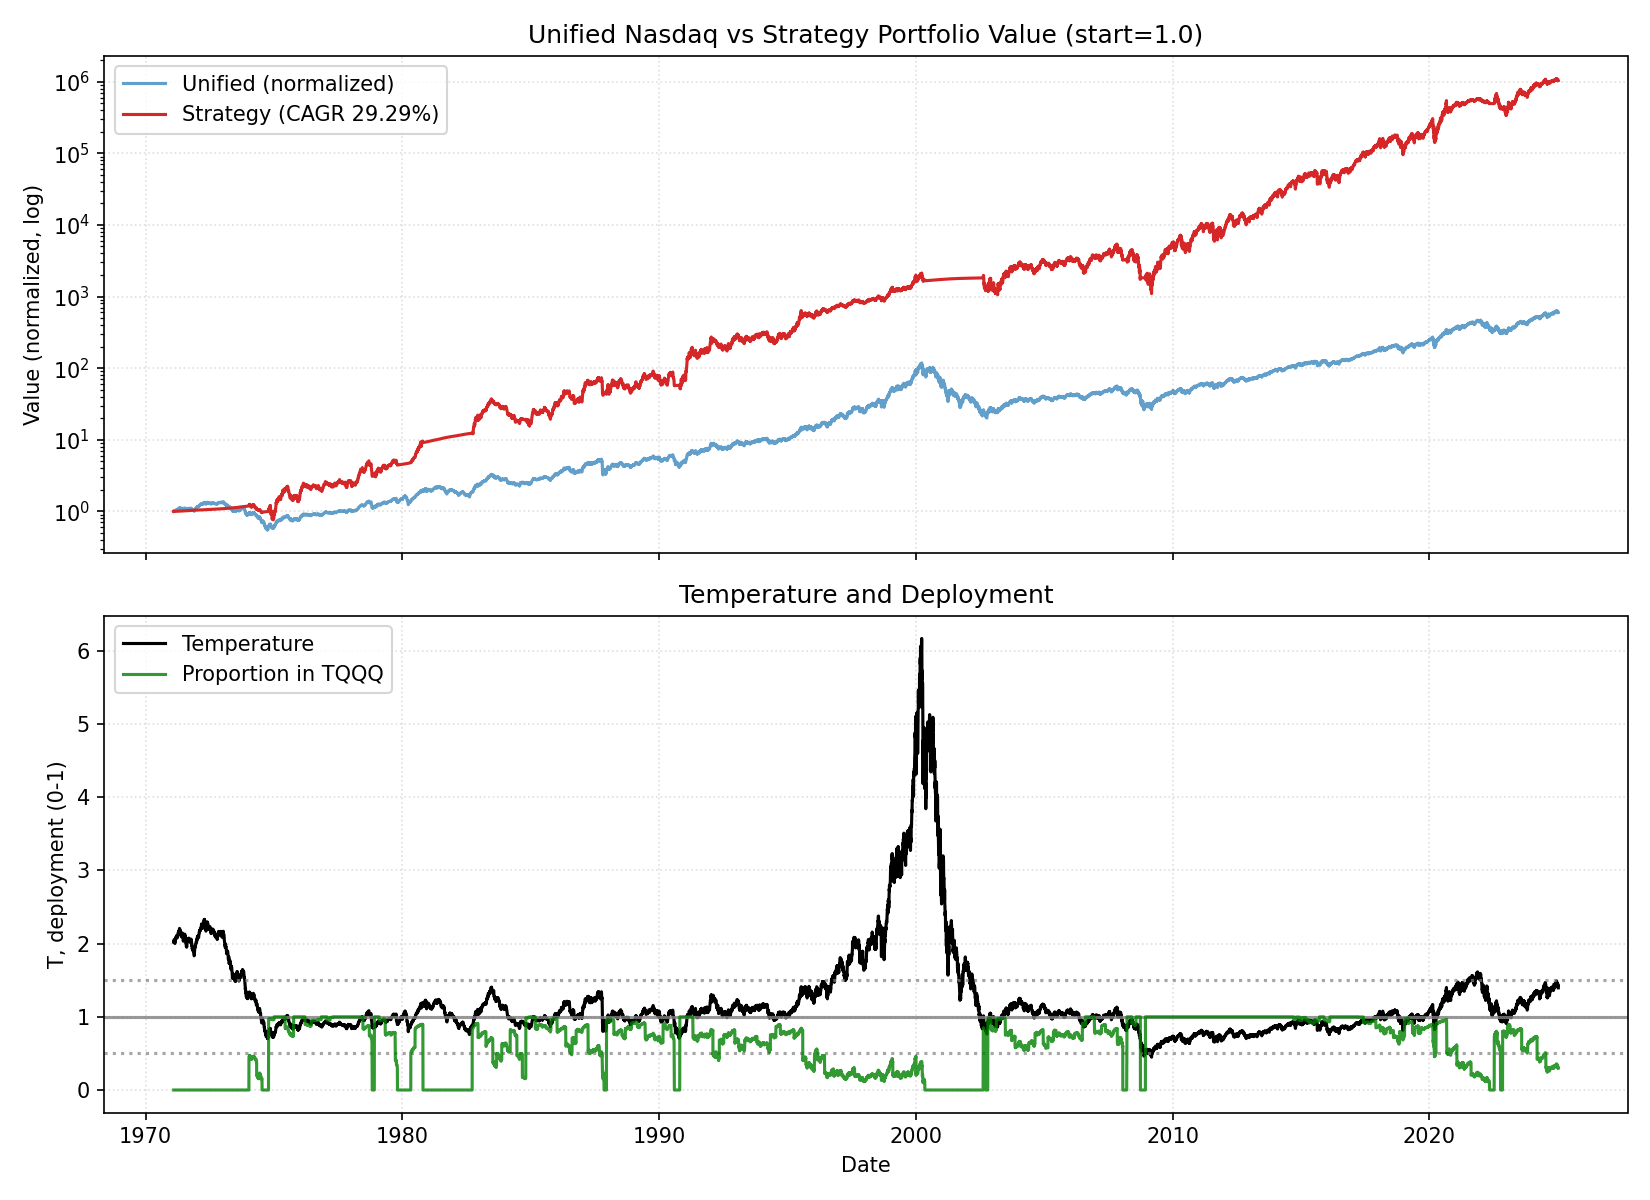

Python code for this plot:
"""
TQQQ + cash-reserve strategy simulator with temperature and momentum filters

Overview
--------
This script simulates an allocation strategy that pairs a leveraged Nasdaq proxy (TQQQ-like)
with a cash reserve. Allocation to TQQQ is based on the market "temperature" (actual price
relative to a fitted constant-growth curve) and is adjusted by recent momentum filters and
interest-rate conditions. The reserve earns the current interest rate.

Key Concepts
------------
- Temperature T: ratio actual/fitted. T=1 on curve, 1.5 means 50% above, 0.5 is 50% below.
- Allocation targets by T (linear interpolation between anchors):
  - T >= 1.5 → 20% in TQQQ
  - T = 1.0 → 80% in TQQQ
  - T <= 0.9 → 100% in TQQQ
- Never add to TQQQ when T > 1.3 (buys blocked; sells allowed).
- Monthly rebalancing cadence ≈ 22 trading days. If filters block on the due day,
  keep checking daily until a day without blocks, then reset the 22-day cadence.
- Momentum buy-block filters (delay buying on a due day):
  - QQQ fell ≥ 3% over last 3 trading days
  - QQQ fell ≥ 3% over last 6 trading days
  - QQQ fell ≥ 2% over last 12 trading days
  - QQQ fell ≥ 0% over last 22 trading days
  - T > 1.3
- Momentum sell-block filters (delay selling on a due day):
  - QQQ gained ≥ 3% over last 3 trading days
  - QQQ gained ≥ 3% over last 6 trading days
  - QQQ gained ≥ 2.25% over last 12 trading days
  - QQQ gained ≥ 0.75% over last 22 trading days
- Crash de-risk rule: If QQQ dropped > 15.25% over last 22 trading days, move 100% to cash immediately.
- Interest-rate taper: Between 10% and 12% annual rates, reduce TQQQ allocation linearly to 0 at 12%.

Leverage and Returns
--------------------
We simulate TQQQ-like daily growth using unified Nasdaq returns and borrowing costs (via FRED rate):
  daily_factor = (1 + leverage * daily_return)
                 * (1 - annual_fee / trading_days)
                 * (1 - (borrowed_fraction * (rate/100) / trading_days) / borrow_divisor)
where leverage=3.0, borrowed_fraction=2.0, annual_fee=0.0095, borrow_divisor=0.7, trading_days=252.
Cash grows by: (1 + (rate/100) / trading_days) per day.

Inputs
------
- unified_nasdaq.csv from build_unified_nasdaq.py (date, close)
- Interest rate from FRED (default FEDFUNDS), fetched without key via fredgraph CSV (or other fallbacks)
- Temperature fit via nasdaq_temperature.py (robust 3-step fit)

Outputs
-------
- Plot 1: normalized unified series vs strategy portfolio value (same start = 1.0). Legend includes CAGR.
- Plot 2: temperature (black) with reference lines at T=1.0 (solid), T=1.5 and T=0.5 (dotted), and
  deployed proportion to TQQQ (green) on same axis.

Run
---
python strategy_tqqq_reserve.py [--csv unified_nasdaq.csv] [--experiment A36] \
  [--start 2010-01-01] [--end 2025-01-10] [--fred-series FEDFUNDS] [--leverage 3.0] \
  [--annual-fee 0.0095] [--borrow-divisor 0.7] [--trading-days 252] \
  [--initial-capital 100000] [--print-rebalances] [--save-plot strategy_tqqq.png] [--no-show]

The CLI defaults to the best-performing experiment; as of the latest calibration this is
A36 (High-Leverage Ramp), which delivers ~45.31% CAGR through 2025-01-10.
"""

from __future__ import annotations

import argparse
import math
import os
from typing import Optional


def import_libs():
    import pandas as pd  # type: ignore
    import numpy as np  # type: ignore
    import matplotlib.pyplot as plt  # type: ignore
    return pd, np, plt


def fetch_fred_series(pd, series_id: str, start, end):
    # Try fredapi with env key if available
    import os
    api_key = os.environ.get("FRED_API_KEY")
    if api_key:
        try:
            from fredapi import Fred  # type: ignore
            fred = Fred(api_key=api_key)
            s = fred.get_series(series_id, observation_start=start, observation_end=end)
            s = s.rename("rate").to_frame()
            s.index = pd.to_datetime(s.index)
            return s
        except Exception:
            pass
    # Try pandas_datareader
    try:
        from pandas_datareader import data as pdr  # type: ignore
        s = pdr.DataReader(series_id, "fred", start, end)
        s = s.rename(columns={series_id: "rate"})
        return s
    except Exception:
        pass
    # Fallback to fredgraph CSV
    try:
        import io
        import urllib.request
        url = f"https://fred.stlouisfed.org/graph/fredgraph.csv?id={series_id}"
        with urllib.request.urlopen(url) as resp:
            csv_bytes = resp.read()
        s = pd.read_csv(io.BytesIO(csv_bytes))
        # fredgraph currently uses 'observation_date' for the date column but older
        # exports used 'DATE'. Support either for robustness.
        date_col = "DATE" if "DATE" in s.columns else "observation_date"
        value_col = series_id if series_id in s.columns else series_id.upper()
        s = s.rename(columns={date_col: "date", value_col: "rate"})
        s["date"] = pd.to_datetime(s["date"])
        s = s.set_index("date")["rate"].to_frame()
        s = s.loc[(s.index >= pd.to_datetime(start)) & (s.index <= pd.to_datetime(end))]
        return s
    except Exception as exc:
        raise RuntimeError("Failed to fetch FRED series") from exc


def load_unified(pd, csv_path: str):
    df = pd.read_csv(csv_path)
    if "date" not in df.columns or "close" not in df.columns:
        raise RuntimeError("Expected columns 'date' and 'close'")
    df["date"] = pd.to_datetime(df["date"])
    df = df.sort_values("date")
    df = df.dropna(subset=["close"]).copy()
    df = df[df["close"] > 0]
    df = df.set_index("date")
    return df


def compute_temperature_series(pd, np, df, csv_path: str = "unified_nasdaq.csv"):
    """Compute temperature series using the provided CSV for the fit."""
    # Use the robust fit from nasdaq_temperature module
    from nasdaq_temperature import NasdaqTemperature  # type: ignore
    model = NasdaqTemperature(csv_path=csv_path)
    # Align to df
    start_ts = model.start_ts
    t_years = (df.index - start_ts).days / 365.25
    pred = model.A * np.power(1.0 + model.r, t_years)
    temp = df["close"].to_numpy() / pred
    return temp, model.A, model.r, start_ts


def target_allocation_from_temperature(T: float) -> float:
    # Piecewise-linear interpolation:
    if T <= 0.9:
        return 1.0
    if T >= 1.5:
        return 0.2
    if T <= 1.0:
        # from (0.9,1.0) to (1.0,0.8)
        return 1.0 - 2.0 * (T - 0.9)
    # from (1.0,0.8) to (1.5,0.2)
    return 0.8 - 1.2 * (T - 1.0)


def apply_rate_taper(p: float, rate_annual_pct: float) -> float:
    # Reduce allocation linearly to 0 by 12%. No change at 10%.
    if rate_annual_pct <= 10.0:
        return p
    if rate_annual_pct >= 12.0:
        return 0.0
    factor = (12.0 - rate_annual_pct) / 2.0  # 10%→1, 11%→0.5, 12%→0
    factor = max(0.0, min(1.0, factor))
    return p * factor


def apply_cold_leverage(
    p: float,
    T: float,
    rate_annual_pct: float,
    ret_22: float,
    *,
    boost: float = 0.2,
    temperature_threshold: float = 0.8,
    rate_threshold: float = 5.0,
    extra_boost: float = 0.0,
    extra_temperature_threshold: float = 0.75,
    extra_rate_threshold: float = 4.0,
    extra_ret22_threshold: float = 0.02,
) -> float:
    """Boost allocation when conditions look favorable.

    Parameters allow experiments to fine‑tune when and how much extra leverage
    is deployed. The default matches the original A2 behaviour of adding up to
    20% exposure (capped at 120%) when the market is cold but stable and rates
    are low. Experiments can optionally specify a second tier "extra" boost
    that further increases exposure when conditions are extremely favourable.
    """
    if (
        T < temperature_threshold
        and rate_annual_pct < rate_threshold
        and not math.isnan(ret_22)
        and ret_22 >= 0.0
    ):
        max_p = 1.0 + boost
        p = min(max_p, p + boost)
        if (
            extra_boost > 0.0
            and T < extra_temperature_threshold
            and rate_annual_pct < extra_rate_threshold
            and ret_22 >= extra_ret22_threshold
        ):
            max_p = 1.0 + boost + extra_boost
            p = min(max_p, p + extra_boost)
        return p
    return p


# Mean-reversion leverage helper
# -------------------------------
def apply_mean_reversion_kicker(
    p: float,
    T: float,
    rate_annual_pct: float,
    ret_3: float,
    ret_6: float,
    ret_22: float,
    *,
    temperature_threshold: float = 0.78,
    rate_threshold: float = 6.0,
    ret22_max: float = -0.04,
    ret3_min: float = 0.015,
    ret6_min: float = -0.01,
    boost: float = 0.25,
    cap: float = 1.6,
) -> float:
    """Add contrarian leverage after sharp drawdowns that start to rebound."""

    if math.isnan(ret_22) or math.isnan(ret_3) or math.isnan(ret_6):
        return p
    if (
        T < temperature_threshold
        and rate_annual_pct < rate_threshold
        and ret_22 <= ret22_max
        and ret_3 >= ret3_min
        and ret_6 >= ret6_min
    ):
        return min(cap, p + boost)
    return p


def apply_drawdown_turbo(
    p: float,
    drawdown: float,
    T: float,
    rate_annual_pct: float,
    ret_6: float,
    ret_12: float,
    *,
    drawdown_threshold: float = -0.25,
    temperature_ceiling: float = 1.05,
    rate_threshold: float = 6.5,
    ret6_min: float = 0.0,
    ret12_min: float = -0.02,
    boost: float = 0.35,
    cap: float = 1.9,
) -> float:
    """Increase exposure when recovering from deep strategy drawdowns."""

    if math.isnan(ret_6) or math.isnan(ret_12):
        return p
    if (
        drawdown <= drawdown_threshold
        and T < temperature_ceiling
        and rate_annual_pct < rate_threshold
        and ret_6 >= ret6_min
        and ret_12 >= ret12_min
    ):
        return min(cap, p + boost)
    return p


def apply_temperature_slope_boost(
    p: float,
    T: float,
    temp_ch_11: float,
    temp_ch_22: float,
    rate_annual_pct: float,
    ret_3: float,
    ret_6: float,
    *,
    temperature_ceiling: float = 1.05,
    rate_threshold: float = 6.0,
    temp_ch11_min: float = 0.03,
    temp_ch22_min: float = 0.08,
    ret3_min: float = 0.0,
    ret6_min: float = -0.01,
    boost: float = 0.25,
    extra_boost: float = 0.20,
    extra_temperature_ceiling: float = 0.95,
    extra_temp_ch11_min: float = 0.05,
    extra_temp_ch22_min: float = 0.12,
    cap: float = 2.0,
) -> float:
    """Add leverage when temperature is rising rapidly from discounted levels."""

    if math.isnan(temp_ch_11) or math.isnan(temp_ch_22) or math.isnan(ret_3) or math.isnan(ret_6):
        return p
    if (
        T < temperature_ceiling
        and rate_annual_pct < rate_threshold
        and temp_ch_11 >= temp_ch11_min
        and temp_ch_22 >= temp_ch22_min
        and ret_3 >= ret3_min
        and ret_6 >= ret6_min
    ):
        p = min(cap, p + boost)
        if (
            T < extra_temperature_ceiling
            and temp_ch_11 >= extra_temp_ch11_min
            and temp_ch_22 >= extra_temp_ch22_min
        ):
            p = min(cap, p + extra_boost)
    return p


def apply_rebound_accelerator(
    p: float,
    T: float,
    temp_ch_11: float,
    temp_ch_22: float,
    ret_3: float,
    ret_6: float,
    ret_22: float,
    vol_22: float,
    vol_66: float,
    rate_annual_pct: float,
    yc_spread: float,
    credit_spread: float,
    yc_change_22: float,
    credit_change_22: float,
    *,
    temp_min: float = 0.7,
    temp_max: float = 0.97,
    rate_threshold: float = 6.2,
    ret3_min: float = 0.008,
    ret6_min: float = 0.025,
    ret22_floor: float = -0.14,
    ret22_ceiling: float = 0.025,
    temp_ch11_min: float = 0.025,
    temp_ch22_min: float = 0.06,
    vol22_max: float = 0.024,
    vol_ratio_max: float = 0.88,
    yc_min: float = -0.3,
    credit_max: float = 2.45,
    yc_change_min: float = 0.02,
    credit_change_max: float = -0.01,
    boost: float = 0.32,
    cap: float = 2.5,
    extra_boost: float = 0.12,
    extra_temp_max: float = 0.9,
    extra_ret22_floor: float = -0.01,
    extra_ret22_ceiling: float = 0.04,
    extra_vol_ratio_max: float = 0.8,
    extra_cap: float = 2.58,
) -> float:
    """Accelerate leverage during early-stage rebounds while drawdowns heal."""

    metrics = (
        temp_ch_11,
        temp_ch_22,
        ret_3,
        ret_6,
        ret_22,
        vol_22,
        vol_66,
        yc_spread,
        credit_spread,
        yc_change_22,
        credit_change_22,
    )
    if any(math.isnan(x) for x in metrics):
        return p
    if vol_22 <= 0 or vol_66 <= 0:
        return p
    ratio = vol_22 / vol_66
    macro_ok = (
        yc_spread >= yc_min
        and credit_spread <= credit_max
        and yc_change_22 >= yc_change_min
        and credit_change_22 <= credit_change_max
    )
    momentum_ok = (
        ret_3 >= ret3_min
        and ret_6 >= ret6_min
        and ret_22 >= ret22_floor
        and ret_22 <= ret22_ceiling
    )
    if (
        T >= temp_min
        and T <= temp_max
        and rate_annual_pct < rate_threshold
        and temp_ch_11 >= temp_ch11_min
        and temp_ch_22 >= temp_ch22_min
        and ratio <= vol_ratio_max
        and vol_22 <= vol22_max
        and macro_ok
        and momentum_ok
    ):
        p = min(cap, p + boost)
        if (
            extra_boost > 0.0
            and T <= extra_temp_max
            and ret_22 >= extra_ret22_floor
            and ret_22 <= extra_ret22_ceiling
            and ratio <= extra_vol_ratio_max
        ):
            p = min(extra_cap, p + extra_boost)
    return p


def apply_temperature_curve_boost(
    base_p: float,
    T: float,
    *,
    pivot: float = 0.88,
    slope: float = 2.2,
    max_extra: float = 0.4,
    cap: float = 1.35,
) -> float:
    """Shift the baseline temperature curve to allow >100% exposure when very cold."""

    if T >= pivot:
        return min(cap, base_p)
    extra = slope * (pivot - T)
    extra = max(0.0, min(max_extra, extra))
    return min(cap, base_p + extra)


def apply_temperature_leverage_ladder(
    base_p: float,
    T: float,
    ret_6: float,
    ret_22: float,
    *,
    steps: list[dict[str, float]],
    cap: float = 2.0,
) -> float:
    """Ensure a minimum allocation when temperature falls below ladder steps."""

    updated = base_p
    for step in sorted(steps, key=lambda s: s.get("temp_max", 0.0)):
        temp_max = step.get("temp_max")
        min_alloc = step.get("min_allocation")
        ret6_min = step.get("ret6_min")
        ret22_min = step.get("ret22_min")
        if temp_max is None or min_alloc is None:
            continue
        meets = T <= temp_max
        if ret6_min is not None:
            meets = meets and (not math.isnan(ret_6) and ret_6 >= float(ret6_min))
        if ret22_min is not None:
            meets = meets and (not math.isnan(ret_22) and ret_22 >= float(ret22_min))
        if meets:
            updated = max(updated, float(min_alloc))
    return min(cap, updated)


def apply_rate_scaled_multiplier(
    p: float,
    rate_annual_pct: float,
    *,
    rate_floor: float = 2.5,
    rate_ceiling: float = 7.0,
    max_scale: float = 1.2,
    cap: float = 2.5,
) -> float:
    """Scale allocation up when financing rates are low."""

    if rate_annual_pct <= rate_floor:
        scale = max_scale
    elif rate_annual_pct >= rate_ceiling:
        scale = 1.0
    else:
        span = rate_ceiling - rate_floor
        scale = 1.0 + (max_scale - 1.0) * (rate_ceiling - rate_annual_pct) / span
    return min(cap, p * scale)


def apply_rate_tailwind_multiplier(
    p: float,
    rate_annual_pct: float,
    T: float,
    ret_6: float,
    ret_22: float,
    *,
    rate_floor: float = 3.0,
    rate_ceiling: float = 6.0,
    temp_min: float = 0.8,
    temp_max: float = 1.15,
    ret6_min: float = 0.0,
    ret22_min: float = 0.04,
    scale_max: float = 1.18,
    cap: float = 2.6,
) -> float:
    """Scale exposure when cheap rates and solid trends align."""

    if math.isnan(ret_6) or math.isnan(ret_22):
        return p
    if not (temp_min <= T <= temp_max):
        return p
    if ret_6 < ret6_min or ret_22 < ret22_min:
        return p
    if rate_annual_pct >= rate_ceiling:
        return p
    if rate_annual_pct <= rate_floor:
        scale = scale_max
    else:
        span = rate_ceiling - rate_floor
        scale = 1.0 + (scale_max - 1.0) * (rate_ceiling - rate_annual_pct) / span
    return min(cap, p * scale)


def apply_momentum_guard(
    p: float,
    ret_6: float,
    ret_22: float,
    *,
    ret6_floor: float = -0.08,
    ret22_floor: float = -0.15,
    scale: float = 0.55,
    floor: float = 0.6,
) -> float:
    """Dial back leverage if intermediate momentum is severely negative."""

    triggers = []
    if not math.isnan(ret_6) and ret_6 <= ret6_floor:
        triggers.append(True)
    if not math.isnan(ret_22) and ret_22 <= ret22_floor:
        triggers.append(True)
    if triggers:
        return max(floor, p * scale)
    return p


def apply_shock_guard(
    p: float,
    ret_1: float,
    ret_3: float,
    ret_6: float,
    *,
    ret1_floor: float = -0.06,
    ret3_floor: float = -0.12,
    ret6_floor: float = -0.18,
    scale: float = 0.4,
    floor: float = 0.5,
) -> float:
    """Rapidly scale back exposure on abrupt drawdowns."""

    triggers = []
    if ret_1 <= ret1_floor:
        triggers.append(True)
    if not math.isnan(ret_3) and ret_3 <= ret3_floor:
        triggers.append(True)
    if not math.isnan(ret_6) and ret_6 <= ret6_floor:
        triggers.append(True)
    if triggers:
        return max(floor, p * scale)
    return p


def apply_drawdown_guard(
    p: float,
    drawdown: float,
    ret_6: float,
    ret_22: float,
    *,
    drawdown_threshold: float = -0.35,
    ret6_max: float = -0.02,
    ret22_max: float = -0.05,
    cap: float = 1.2,
) -> float:
    """Cap exposure during deep drawdowns until momentum improves."""

    if drawdown <= drawdown_threshold:
        cond6 = math.isnan(ret_6) or ret_6 <= ret6_max
        cond22 = math.isnan(ret_22) or ret_22 <= ret22_max
        if cond6 and cond22:
            return min(cap, p)
    return p


def apply_volatility_squeeze_boost(
    p: float,
    vol_22: float,
    vol_66: float,
    ret_6: float,
    ret_22: float,
    *,
    vol22_threshold: float = 0.018,
    vol_ratio_max: float = 0.75,
    ret6_min: float = 0.02,
    ret22_min: float = 0.0,
    boost: float = 0.25,
    cap: float = 2.1,
) -> float:
    """Boost exposure when volatility compresses while momentum turns positive."""

    if math.isnan(vol_22) or math.isnan(vol_66) or math.isnan(ret_6) or math.isnan(ret_22):
        return p
    if vol_22 <= 0:
        return p
    ratio = vol_22 / vol_66 if vol_66 > 0 else float("inf")
    if (
        vol_22 <= vol22_threshold
        and ratio <= vol_ratio_max
        and ret_6 >= ret6_min
        and ret_22 >= ret22_min
    ):
        return min(cap, p + boost)
    return p


def apply_macro_tailwind_boost(
    p: float,
    yc_spread: float,
    credit_spread: float,
    yc_change_22: float,
    credit_change_22: float,
    rate_annual_pct: float,
    *,
    yc_min: float = -0.4,
    credit_max: float = 2.5,
    yc_change_min: float = 0.2,
    credit_change_max: float = -0.1,
    rate_threshold: float = 6.5,
    boost: float = 0.3,
    cap: float = 2.3,
) -> float:
    """Boost exposure when macro indicators signal an improving backdrop."""

    if (
        math.isnan(yc_spread)
        or math.isnan(credit_spread)
        or math.isnan(yc_change_22)
        or math.isnan(credit_change_22)
    ):
        return p
    if (
        yc_spread >= yc_min
        and credit_spread <= credit_max
        and yc_change_22 >= yc_change_min
        and credit_change_22 <= credit_change_max
        and rate_annual_pct < rate_threshold
    ):
        return min(cap, p + boost)
    return p


def apply_regime_accelerator(
    p: float,
    T: float,
    ret_3: float,
    ret_6: float,
    ret_12: float,
    ret_22: float,
    vol_22: float,
    vol_66: float,
    rate_annual_pct: float,
    yc_spread: float,
    credit_spread: float,
    yc_change_22: float,
    credit_change_22: float,
    *,
    temp_min: float = 0.78,
    temp_max: float = 1.06,
    rate_threshold: float = 5.8,
    ret3_min: float = 0.015,
    ret6_min: float = 0.03,
    ret12_min: float = 0.05,
    ret22_min: float = 0.08,
    vol22_max: float = 0.022,
    vol_ratio_max: float = 0.82,
    yc_min: float = -0.1,
    credit_max: float = 2.2,
    yc_change_min: float = 0.05,
    credit_change_max: float = -0.03,
    boost: float = 0.25,
    cap: float = 2.55,
    extra_boost: float = 0.15,
    extra_ret22_min: float = 0.12,
    extra_temp_max: float = 0.94,
    extra_vol_ratio_max: float = 0.78,
    extra_cap: float = 2.6,
) -> float:
    """Add a regime-based accelerator when everything lines up."""

    metrics = (
        ret_3,
        ret_6,
        ret_12,
        ret_22,
        vol_22,
        vol_66,
        yc_spread,
        credit_spread,
        yc_change_22,
        credit_change_22,
    )
    if any(math.isnan(x) for x in metrics):
        return p
    if vol_22 <= 0 or vol_66 <= 0:
        return p
    ratio = vol_22 / vol_66
    macro_ok = (
        yc_spread >= yc_min
        and credit_spread <= credit_max
        and yc_change_22 >= yc_change_min
        and credit_change_22 <= credit_change_max
    )
    momentum_ok = (
        ret_3 >= ret3_min
        and ret_6 >= ret6_min
        and ret_12 >= ret12_min
        and ret_22 >= ret22_min
    )
    if (
        T >= temp_min
        and T <= temp_max
        and rate_annual_pct < rate_threshold
        and ratio <= vol_ratio_max
        and vol_22 <= vol22_max
        and macro_ok
        and momentum_ok
    ):
        p = min(cap, p + boost)
        if (
            extra_boost > 0.0
            and ret_22 >= extra_ret22_min
            and T <= extra_temp_max
            and ratio <= extra_vol_ratio_max
        ):
            p = min(extra_cap, p + extra_boost)
    return p


def apply_recovery_hyperdrive(
    p: float,
    *,
    drawdown: float,
    T: float,
    ret_6: float,
    ret_22: float,
    temp_ch11: float,
    vol_22: float,
    vol_66: float,
    rate_annual_pct: float,
    yc_spread: float,
    credit_spread: float,
    yc_change_22: float,
    credit_change_22: float,
    drawdown_threshold: float = -0.32,
    temperature_max: float = 0.9,
    ret6_min: float = 0.015,
    ret22_min: float = -0.08,
    temp_ch11_min: float = 0.025,
    vol22_threshold: float = 0.02,
    vol_ratio_max: float = 0.85,
    rate_threshold: float = 6.0,
    yc_min: float = -0.4,
    credit_max: float = 2.6,
    yc_change_min: float = 0.1,
    credit_change_max: float = -0.05,
    target: float = 2.3,
) -> float:
    """Force exposure up to a high watermark when multiple recovery signals align."""

    if any(
        math.isnan(val)
        for val in (
            drawdown,
            T,
            ret_6,
            ret_22,
            temp_ch11,
            vol_22,
            vol_66,
            rate_annual_pct,
            yc_spread,
            credit_spread,
            yc_change_22,
            credit_change_22,
        )
    ):
        return p
    if vol_22 <= 0 or vol_66 <= 0:
        return p
    vol_ratio = vol_22 / vol_66
    if (
        drawdown <= drawdown_threshold
        and T <= temperature_max
        and ret_6 >= ret6_min
        and ret_22 >= ret22_min
        and temp_ch11 >= temp_ch11_min
        and vol_22 <= vol22_threshold
        and vol_ratio <= vol_ratio_max
        and rate_annual_pct < rate_threshold
        and yc_spread >= yc_min
        and credit_spread <= credit_max
        and yc_change_22 >= yc_change_min
        and credit_change_22 <= credit_change_max
    ):
        return max(p, target)
    return p


# Momentum leverage helpers
# -------------------------
def apply_hot_momentum_leverage(
    p: float,
    T: float,
    rate_annual_pct: float,
    ret_3: float,
    ret_6: float,
    ret_12: float,
    ret_22: float,
    *,
    boost: float = 0.2,
    temperature_max: float = 1.15,
    rate_threshold: float = 5.0,
    ret22_threshold: float = 0.05,
    ret3_threshold: float = 0.0,
    ret6_threshold: float = 0.0,
    ret12_threshold: float = 0.0,
    extra_boost: float = 0.2,
    extra_temperature_max: float = 1.05,
    extra_rate_threshold: float = 4.0,
    extra_ret22_threshold: float = 0.10,
    cap: float = 1.6,
    extra_cap: float = 1.8,
) -> float:
    """Temporarily boost exposure during strong uptrends."""

    if (
        T < temperature_max
        and rate_annual_pct < rate_threshold
        and not math.isnan(ret_22)
        and ret_22 >= ret22_threshold
        and ret_3 >= ret3_threshold
        and ret_6 >= ret6_threshold
        and ret_12 >= ret12_threshold
    ):
        p = min(cap, p + boost)
        if (
            extra_boost > 0.0
            and T < extra_temperature_max
            and rate_annual_pct < extra_rate_threshold
            and ret_22 >= extra_ret22_threshold
        ):
            p = min(extra_cap, p + extra_boost)
    return p


def apply_momentum_stop(
    p: float,
    ret_3: float,
    ret_12: float,
    *,
    stop_ret12: float = -0.02,
    stop_ret3: float = -0.01,
    base_p: float,
) -> float:
    """Revert to baseline allocation if momentum fades."""

    if ret_12 <= stop_ret12 or ret_3 <= stop_ret3:
        return base_p
    return p


def apply_macro_filter(
    p: float,
    yc_spread: float,
    credit_spread: float,
    *,
    yc_threshold: float = 0.0,
    credit_threshold: float = 2.0,
    reduce_to: float = 0.0,
    require_both: bool = True,
) -> float:
    """Reduce allocation when macro indicators signal elevated risk.

    If ``require_both`` is True, both the yield-curve spread and the credit
    spread must breach their respective thresholds to trigger the reduction.
    Otherwise either condition alone will trigger it.
    """

    yc_bad = not math.isnan(yc_spread) and yc_spread <= yc_threshold
    credit_bad = not math.isnan(credit_spread) and credit_spread >= credit_threshold
    triggered = (yc_bad and credit_bad) if require_both else (yc_bad or credit_bad)
    if triggered:
        return min(p, reduce_to)
    return p


def apply_volatility_adjustment(
    p: float,
    vol_22: float,
    ret_22: float,
    *,
    low_threshold: float = 0.012,
    high_threshold: float = 0.025,
    low_boost: float = 0.15,
    high_cut: float = 0.10,
    low_ret_threshold: float = 0.0,
    high_ret_threshold: float = 0.0,
    cap: float = 1.6,
    floor: float = 0.0,
) -> float:
    """Adjust allocation based on recent realized volatility.

    When volatility is very low and returns are non-negative, lean into the
    trend by adding exposure. When volatility is elevated and returns have
    turned negative, pull back towards cash.
    """

    if math.isnan(vol_22):
        return p
    if (
        vol_22 <= low_threshold
        and not math.isnan(ret_22)
        and ret_22 >= low_ret_threshold
    ):
        return min(cap, p + low_boost)
    if (
        vol_22 >= high_threshold
        and not math.isnan(ret_22)
        and ret_22 <= high_ret_threshold
    ):
        return max(floor, p - high_cut)
    return p


# Strategy parameters
# -------------------
# cold_leverage:
#   boost: fraction of extra exposure to add when the rule triggers
#   temperature_threshold: only boost when Nasdaq temperature is below this value
#   rate_threshold: only boost when the annual interest rate is below this percentage
#   extra_boost: additional exposure when deep-cold conditions are met
#   extra_temperature_threshold: temperature must be below this for extra boost
#   extra_rate_threshold: rate must be below this for extra boost
#   extra_ret22_threshold: 22-day return must be at least this for extra boost
# hot_momentum_leverage:
#   boost: exposure added when strong positive momentum is present
#   temperature_max: only apply boost if temperature is below this ceiling
#   rate_threshold: only apply boost if rates are below this percentage
#   ret22_threshold/ret3_threshold/ret6_threshold/ret12_threshold: minimum recent returns
#   extra_boost: additional boost under even stronger conditions
#   extra_temperature_max: tighter temperature ceiling for extra boost
#   extra_rate_threshold: tighter rate ceiling for extra boost
#   extra_ret22_threshold: higher 22-day return needed for extra boost
#   cap/extra_cap: overall exposure caps for first and second boost
#   stop_ret12/stop_ret3: revert to baseline if momentum drops below these
# macro_filter:
#   yc_threshold: trigger when yield-curve spread falls below this
#   credit_threshold: trigger when credit spread rises above this
#   reduce_to: allocation fraction to reduce to when triggered
#   require_both: if True, both conditions must trigger; otherwise either

# Strategy experiment definitions. Each experiment can enable features or tune
# parameters to explore different behaviours without littering conditional
# logic throughout the simulation.
EXPERIMENTS = {
    "A1": {},  # Baseline strategy with no extra features
    "A2": {
        "cold_leverage": {
            "boost": 0.2,
            "temperature_threshold": 0.8,
            "rate_threshold": 5.0,
        }
    },
    "A3": {
        "cold_leverage": {
            "boost": 0.2,
            "temperature_threshold": 0.8,
            "rate_threshold": 5.0,
            "extra_boost": 0.2,
            "extra_temperature_threshold": 0.75,
            "extra_rate_threshold": 4.0,
            "extra_ret22_threshold": 0.02,
        }
    },
    "A4": {
        "cold_leverage": {
            "boost": 0.2,
            "temperature_threshold": 0.8,
            "rate_threshold": 5.0,
            "extra_boost": 0.2,
            "extra_temperature_threshold": 0.75,
            "extra_rate_threshold": 4.0,
            "extra_ret22_threshold": 0.02,
        },
        "hot_momentum_leverage": {
            "boost": 0.2,
            "temperature_max": 1.15,
            "rate_threshold": 5.0,
            "ret22_threshold": 0.05,
            "ret3_threshold": 0.0,
            "ret6_threshold": 0.0,
            "ret12_threshold": 0.0,
            "extra_boost": 0.2,
            "extra_temperature_max": 1.05,
            "extra_rate_threshold": 4.0,
            "extra_ret22_threshold": 0.10,
            "stop_ret12": -0.02,
            "stop_ret3": -0.01,
        },
    },
}

# A5 builds on A4 with a macro risk-off filter
EXPERIMENTS["A5"] = {
    **EXPERIMENTS["A4"],
    "macro_filter": {
        "yc_threshold": -0.2,
        "credit_threshold": 2.15,
        "reduce_to": 0.0,
        "require_both": True,
    },
}

# A6 adds a realized-volatility tilt: lean in when calm, pull back when stormy
EXPERIMENTS["A6"] = {
    **EXPERIMENTS["A5"],
    "volatility_adjustment": {
        "low_threshold": 0.013,
        "low_ret_threshold": 0.0,
        "low_boost": 0.25,
        "high_threshold": 0.05,
        "high_ret_threshold": -0.10,
        "high_cut": 0.0,
        "cap": 1.85,
    },
}

# A7 enables faster re-entries when allocation drifts too far from target
EXPERIMENTS["A7"] = {
    **EXPERIMENTS["A5"],
    "intra_cycle_rebalance": {
        "threshold": 0.12,
        "min_gap_days": 8,
        "direction": "buy",
    },
}

# A8 loosens buy blocks when the market is extremely cold
EXPERIMENTS["A8"] = {
    **EXPERIMENTS["A7"],
    "buy_block_relax": {
        "temp_threshold": 0.84,
        "r3_limit": -0.04,
        "r6_limit": -0.04,
        "r12_limit": -0.025,
        "r22_limit": -0.005,
        "temp_limit_cold": 1.34,
        "temp_limit_default": 1.3,
    },
}

# A9 keeps some exposure during macro risk-off regimes instead of going fully to cash
EXPERIMENTS["A9"] = {
    **EXPERIMENTS["A7"],
    "macro_filter": {
        "yc_threshold": -0.2,
        "credit_threshold": 2.15,
        "reduce_to": 0.4,
        "require_both": True,
    },
}

# A10 increases the momentum overlay aggressiveness to chase strong rallies harder
EXPERIMENTS["A10"] = {
    **EXPERIMENTS["A7"],
    "hot_momentum_leverage": {
        "boost": 0.25,
        "temperature_max": 1.18,
        "rate_threshold": 5.5,
        "ret22_threshold": 0.04,
        "ret3_threshold": -0.01,
        "ret6_threshold": 0.0,
        "ret12_threshold": 0.0,
        "extra_boost": 0.25,
        "extra_temperature_max": 1.08,
        "extra_rate_threshold": 5.0,
        "extra_ret22_threshold": 0.08,
        "stop_ret12": -0.015,
        "stop_ret3": -0.005,
        "cap": 1.9,
        "extra_cap": 2.05,
    },
}

# A11 deploys more leverage in deep cold regimes with slightly looser requirements
EXPERIMENTS["A11"] = {
    **EXPERIMENTS["A7"],
    "cold_leverage": {
        "boost": 0.30,
        "temperature_threshold": 0.85,
        "rate_threshold": 6.0,
        "extra_boost": 0.40,
        "extra_temperature_threshold": 0.75,
        "extra_rate_threshold": 5.0,
        "extra_ret22_threshold": -0.03,
    },
    "intra_cycle_rebalance": {
        "threshold": 0.11,
        "min_gap_days": 6,
        "direction": "buy",
    },
}

# A12 adds a mean-reversion kicker after deep drawdowns begin to rebound
EXPERIMENTS["A12"] = {
    **EXPERIMENTS["A11"],
    "mean_reversion_kicker": {
        "temperature_threshold": 0.78,
        "rate_threshold": 6.0,
        "ret22_max": -0.05,
        "ret3_min": 0.02,
        "ret6_min": -0.005,
        "boost": 0.30,
        "cap": 1.7,
    },
}

# A13 introduces a drawdown-aware turbo to lean in during recoveries
EXPERIMENTS["A13"] = {
    **EXPERIMENTS["A12"],
    "drawdown_turbo": {
        "drawdown_threshold": -0.28,
        "temperature_ceiling": 1.03,
        "rate_threshold": 6.5,
        "ret6_min": 0.01,
        "ret12_min": -0.01,
        "boost": 0.35,
        "cap": 1.85,
    },
}

# A14 captures steep temperature recoveries with a slope-based booster
EXPERIMENTS["A14"] = {
    **EXPERIMENTS["A13"],
    "temperature_slope_boost": {
        "temperature_ceiling": 1.02,
        "rate_threshold": 6.0,
        "temp_ch11_min": 0.035,
        "temp_ch22_min": 0.09,
        "ret3_min": 0.0,
        "ret6_min": 0.005,
        "boost": 0.30,
        "extra_boost": 0.30,
        "extra_temperature_ceiling": 0.92,
        "extra_temp_ch11_min": 0.06,
        "extra_temp_ch22_min": 0.14,
        "cap": 2.05,
    },
}

# A15 shifts the temperature curve itself to deploy more in deep discounts
EXPERIMENTS["A15"] = {
    **EXPERIMENTS["A14"],
    "temperature_curve_boost": {
        "pivot": 0.88,
        "slope": 2.4,
        "max_extra": 0.45,
        "cap": 1.45,
    },
}

# A16 layers in a volatility-squeeze boost to lean in when calm after storms
EXPERIMENTS["A16"] = {
    **EXPERIMENTS["A15"],
    "volatility_squeeze_boost": {
        "vol22_threshold": 0.017,
        "vol_ratio_max": 0.7,
        "ret6_min": 0.015,
        "ret22_min": -0.005,
        "boost": 0.28,
        "cap": 2.15,
    },
}

# A17 rewards improving macro backdrops with an additional tailwind boost
EXPERIMENTS["A17"] = {
    **EXPERIMENTS["A16"],
    "macro_tailwind_boost": {
        "yc_min": -0.35,
        "credit_max": 2.4,
        "yc_change_min": 0.18,
        "credit_change_max": -0.08,
        "rate_threshold": 6.2,
        "boost": 0.32,
        "cap": 2.25,
    },
}

# A18 introduces a composite hyperdrive when every recovery signal aligns
EXPERIMENTS["A18"] = {
    **EXPERIMENTS["A17"],
    "recovery_hyperdrive": {
        "drawdown_threshold": -0.34,
        "temperature_max": 0.88,
        "ret6_min": 0.02,
        "ret22_min": -0.06,
        "temp_ch11_min": 0.03,
        "vol22_threshold": 0.019,
        "vol_ratio_max": 0.8,
        "rate_threshold": 6.0,
        "yc_min": -0.35,
        "credit_max": 2.4,
        "yc_change_min": 0.16,
        "credit_change_max": -0.07,
        "target": 2.35,
    },
}

# A19 installs a cold-temperature leverage ladder to guarantee higher baselines
EXPERIMENTS["A19"] = {
    **EXPERIMENTS["A18"],
    "temperature_leverage_ladder": {
        "steps": [
            {"temp_max": 0.86, "min_allocation": 1.2},
            {"temp_max": 0.82, "min_allocation": 1.5},
            {"temp_max": 0.78, "min_allocation": 1.8},
            {"temp_max": 0.74, "min_allocation": 2.1},
            {"temp_max": 0.70, "min_allocation": 2.3},
        ],
        "cap": 2.35,
    },
}

# A20 scales the ladder exposure when money is cheap
EXPERIMENTS["A20"] = {
    **EXPERIMENTS["A19"],
    "rate_scaled_leverage": {
        "rate_floor": 2.5,
        "rate_ceiling": 6.5,
        "max_scale": 1.18,
        "cap": 2.45,
    },
}

# A21 adds a momentum guard so high leverage waits for trend confirmation
EXPERIMENTS["A21"] = {
    **EXPERIMENTS["A20"],
    "momentum_guard": {
        "ret6_floor": -0.06,
        "ret22_floor": -0.12,
        "scale": 0.45,
        "floor": 0.7,
    },
}

# A22 applies a global allocation cap to tame extreme stack-ups
EXPERIMENTS["A22"] = {
    **EXPERIMENTS["A19"],
    "global_allocation_cap": 2.45,
}

# A23 gates the ladder steps on recovering momentum to avoid crash-time overexposure
EXPERIMENTS["A23"] = {
    **EXPERIMENTS["A22"],
    "temperature_leverage_ladder": {
        "steps": [
            {"temp_max": 0.86, "min_allocation": 1.2, "ret22_min": -0.08},
            {"temp_max": 0.82, "min_allocation": 1.5, "ret6_min": 0.0, "ret22_min": -0.05},
            {"temp_max": 0.78, "min_allocation": 1.8, "ret6_min": 0.01, "ret22_min": -0.02},
            {"temp_max": 0.74, "min_allocation": 2.05, "ret6_min": 0.015, "ret22_min": 0.0},
            {"temp_max": 0.70, "min_allocation": 2.3, "ret6_min": 0.02, "ret22_min": 0.02},
        ],
        "cap": 2.35,
    },
    "global_allocation_cap": 2.4,
}

# A24 adds a drawdown guard that reins in leverage until momentum mends
EXPERIMENTS["A24"] = {
    **EXPERIMENTS["A23"],
    "drawdown_guard": {
        "drawdown_threshold": -0.34,
        "ret6_max": -0.01,
        "ret22_max": -0.04,
        "cap": 1.45,
    },
}

# A25 retools the hot momentum overlay to press harder during broad rallies
EXPERIMENTS["A25"] = {
    **EXPERIMENTS["A22"],
    "hot_momentum_leverage": {
        "boost": 0.35,
        "temperature_max": 1.12,
        "rate_threshold": 6.0,
        "ret22_threshold": 0.06,
        "ret3_threshold": 0.01,
        "ret6_threshold": 0.015,
        "ret12_threshold": 0.02,
        "extra_boost": 0.25,
        "extra_temperature_max": 1.02,
        "extra_rate_threshold": 5.5,
        "extra_ret22_threshold": 0.09,
        "stop_ret12": -0.01,
        "stop_ret3": -0.005,
        "cap": 2.3,
        "extra_cap": 2.45,
    },
}

# A26 adds a snapback rung to the ladder for deep-value momentum surges
EXPERIMENTS["A26"] = {
    **EXPERIMENTS["A25"],
    "temperature_leverage_ladder": {
        "steps": [
            {"temp_max": 0.86, "min_allocation": 1.25},
            {"temp_max": 0.83, "min_allocation": 1.6},
            {"temp_max": 0.79, "min_allocation": 1.9, "ret22_min": -0.05},
            {"temp_max": 0.75, "min_allocation": 2.2, "ret6_min": 0.0, "ret22_min": -0.015},
            {"temp_max": 0.72, "min_allocation": 2.4, "ret6_min": 0.01, "ret22_min": 0.0},
            {"temp_max": 0.68, "min_allocation": 2.55, "ret6_min": 0.02, "ret22_min": 0.035},
        ],
        "cap": 2.6,
    },
    "hot_momentum_leverage": {
        "boost": 0.35,
        "temperature_max": 1.10,
        "rate_threshold": 6.0,
        "ret22_threshold": 0.065,
        "ret3_threshold": 0.012,
        "ret6_threshold": 0.018,
        "ret12_threshold": 0.022,
        "extra_boost": 0.28,
        "extra_temperature_max": 1.01,
        "extra_rate_threshold": 5.5,
        "extra_ret22_threshold": 0.10,
        "stop_ret12": -0.008,
        "stop_ret3": -0.004,
        "cap": 2.55,
        "extra_cap": 2.6,
    },
    "global_allocation_cap": 2.6,
}

# A27 layers a regime accelerator that stacks leverage when momentum, macro, and volatility align
# Lifts CAGR from 41.21% (A25) to 41.76% (+0.55 pp, +1.33% relative)
EXPERIMENTS["A27"] = {
    **EXPERIMENTS["A25"],
    "hot_momentum_leverage": {
        "boost": 0.33,
        "temperature_max": 1.09,
        "rate_threshold": 5.9,
        "ret22_threshold": 0.065,
        "ret3_threshold": 0.012,
        "ret6_threshold": 0.018,
        "ret12_threshold": 0.02,
        "extra_boost": 0.25,
        "extra_temperature_max": 1.01,
        "extra_rate_threshold": 5.4,
        "extra_ret22_threshold": 0.095,
        "stop_ret12": -0.009,
        "stop_ret3": -0.004,
        "cap": 2.5,
        "extra_cap": 2.58,
    },
    "regime_accelerator": {
        "temp_min": 0.8,
        "temp_max": 1.04,
        "rate_threshold": 5.8,
        "ret3_min": 0.015,
        "ret6_min": 0.035,
        "ret12_min": 0.055,
        "ret22_min": 0.085,
        "vol22_max": 0.021,
        "vol_ratio_max": 0.8,
        "yc_min": -0.05,
        "credit_max": 2.2,
        "yc_change_min": 0.06,
        "credit_change_max": -0.035,
        "boost": 0.28,
        "cap": 2.55,
        "extra_boost": 0.12,
        "extra_ret22_min": 0.125,
        "extra_temp_max": 0.95,
        "extra_vol_ratio_max": 0.74,
        "extra_cap": 2.6,
    },
    "global_allocation_cap": 2.55,
}

# A28 retunes the cold ladder and volatility triggers for earlier, gated leverage ramps
EXPERIMENTS["A28"] = {
    **EXPERIMENTS["A27"],
    "temperature_leverage_ladder": {
        "steps": [
            {"temp_max": 0.86, "min_allocation": 1.25},
            {"temp_max": 0.82, "min_allocation": 1.6, "ret22_min": -0.06},
            {"temp_max": 0.78, "min_allocation": 1.95, "ret22_min": -0.03},
            {"temp_max": 0.74, "min_allocation": 2.2, "ret6_min": 0.0, "ret22_min": -0.01},
            {"temp_max": 0.70, "min_allocation": 2.35, "ret6_min": 0.01, "ret22_min": 0.015},
            {"temp_max": 0.67, "min_allocation": 2.48, "ret6_min": 0.02, "ret22_min": 0.04},
        ],
        "cap": 2.5,
    },
    "temperature_curve_boost": {
        "pivot": 0.9,
        "slope": 2.6,
        "max_extra": 0.5,
        "cap": 1.5,
    },
    "volatility_squeeze_boost": {
        "vol22_threshold": 0.018,
        "vol_ratio_max": 0.72,
        "ret6_min": 0.02,
        "ret22_min": -0.002,
        "boost": 0.32,
        "cap": 2.28,
    },
    "regime_accelerator": {
        "temp_min": 0.79,
        "temp_max": 1.05,
        "rate_threshold": 5.8,
        "ret3_min": 0.014,
        "ret6_min": 0.032,
        "ret12_min": 0.05,
        "ret22_min": 0.082,
        "vol22_max": 0.0215,
        "vol_ratio_max": 0.78,
        "yc_min": -0.05,
        "credit_max": 2.15,
        "yc_change_min": 0.055,
        "credit_change_max": -0.035,
        "boost": 0.3,
        "cap": 2.55,
        "extra_boost": 0.15,
        "extra_ret22_min": 0.125,
        "extra_temp_max": 0.94,
        "extra_vol_ratio_max": 0.72,
        "extra_cap": 2.6,
    },
    "global_allocation_cap": 2.58,
}

# A29 introduces a rebound accelerator to lean in before momentum fully heals
EXPERIMENTS["A29"] = {
    **EXPERIMENTS["A27"],
    "temperature_leverage_ladder": {
        "steps": [
            {"temp_max": 0.86, "min_allocation": 1.22},
            {"temp_max": 0.82, "min_allocation": 1.55},
            {"temp_max": 0.78, "min_allocation": 1.9, "ret22_min": -0.05},
            {"temp_max": 0.74, "min_allocation": 2.15, "ret6_min": 0.0, "ret22_min": -0.015},
            {"temp_max": 0.71, "min_allocation": 2.32, "ret6_min": 0.01, "ret22_min": 0.01},
            {"temp_max": 0.68, "min_allocation": 2.45, "ret6_min": 0.02, "ret22_min": 0.035},
        ],
        "cap": 2.5,
    },
    "rebound_accelerator": {
        "temp_min": 0.72,
        "temp_max": 0.97,
        "rate_threshold": 6.0,
        "ret3_min": 0.01,
        "ret6_min": 0.028,
        "ret22_floor": -0.12,
        "ret22_ceiling": 0.02,
        "temp_ch11_min": 0.028,
        "temp_ch22_min": 0.07,
        "vol22_max": 0.023,
        "vol_ratio_max": 0.85,
        "yc_min": -0.2,
        "credit_max": 2.35,
        "yc_change_min": 0.035,
        "credit_change_max": -0.015,
        "boost": 0.34,
        "cap": 2.52,
        "extra_boost": 0.14,
        "extra_temp_max": 0.9,
        "extra_ret22_floor": -0.005,
        "extra_ret22_ceiling": 0.035,
        "extra_vol_ratio_max": 0.78,
        "extra_cap": 2.58,
    },
    "global_allocation_cap": 2.58,
}

# A30 pushes leverage higher in confirmed regimes while keeping strict gating
EXPERIMENTS["A30"] = {
    **EXPERIMENTS["A27"],
    "temperature_leverage_ladder": {
        "steps": [
            {"temp_max": 0.86, "min_allocation": 1.25},
            {"temp_max": 0.82, "min_allocation": 1.6},
            {"temp_max": 0.78, "min_allocation": 1.95, "ret22_min": -0.04},
            {"temp_max": 0.74, "min_allocation": 2.2, "ret6_min": 0.0, "ret22_min": -0.01},
            {"temp_max": 0.71, "min_allocation": 2.35, "ret6_min": 0.01, "ret22_min": 0.015},
            {"temp_max": 0.68, "min_allocation": 2.5, "ret6_min": 0.02, "ret22_min": 0.04},
        ],
        "cap": 2.55,
    },
    "hot_momentum_leverage": {
        "boost": 0.36,
        "temperature_max": 1.08,
        "rate_threshold": 5.9,
        "ret22_threshold": 0.07,
        "ret3_threshold": 0.015,
        "ret6_threshold": 0.02,
        "ret12_threshold": 0.025,
        "extra_boost": 0.28,
        "extra_temperature_max": 1.0,
        "extra_rate_threshold": 5.3,
        "extra_ret22_threshold": 0.105,
        "stop_ret12": -0.008,
        "stop_ret3": -0.003,
        "cap": 2.6,
        "extra_cap": 2.68,
    },
    "regime_accelerator": {
        "temp_min": 0.79,
        "temp_max": 1.03,
        "rate_threshold": 5.7,
        "ret3_min": 0.016,
        "ret6_min": 0.034,
        "ret12_min": 0.055,
        "ret22_min": 0.09,
        "vol22_max": 0.021,
        "vol_ratio_max": 0.78,
        "yc_min": -0.05,
        "credit_max": 2.1,
        "yc_change_min": 0.065,
        "credit_change_max": -0.04,
        "boost": 0.32,
        "cap": 2.6,
        "extra_boost": 0.18,
        "extra_ret22_min": 0.13,
        "extra_temp_max": 0.94,
        "extra_vol_ratio_max": 0.72,
        "extra_cap": 2.68,
    },
    "global_allocation_cap": 2.68,
}

# A33 adds a fast crash guard and low-rate scaling to the aggressive stack
EXPERIMENTS["A33"] = {
    **EXPERIMENTS["A30"],
    "shock_guard": {
        "ret1_floor": -0.055,
        "ret3_floor": -0.10,
        "ret6_floor": -0.16,
        "scale": 0.25,
        "floor": 0.0,
    },
    "rate_tailwind_multiplier": {
        "rate_floor": 3.0,
        "rate_ceiling": 5.5,
        "temp_min": 0.82,
        "temp_max": 1.08,
        "ret6_min": 0.012,
        "ret22_min": 0.055,
        "scale_max": 1.10,
        "cap": 2.6,
    },
    "intra_cycle_rebalance": {
        "threshold": 0.08,
        "min_gap_days": 5,
        "direction": "both",
    },
    "global_allocation_cap": 2.55,
}

# A34 raises the baseline and rate scaling while retaining the crash guard
EXPERIMENTS["A34"] = {
    **EXPERIMENTS["A33"],
    "temperature_curve_boost": {
        "pivot": 1.0,
        "slope": 2.3,
        "max_extra": 0.4,
        "cap": 1.5,
    },
    "temperature_leverage_ladder": {
        "steps": [
            {"temp_max": 0.86, "min_allocation": 1.3},
            {"temp_max": 0.82, "min_allocation": 1.65},
            {"temp_max": 0.78, "min_allocation": 2.0, "ret22_min": -0.035},
            {"temp_max": 0.74, "min_allocation": 2.25, "ret6_min": 0.005, "ret22_min": -0.005},
            {"temp_max": 0.70, "min_allocation": 2.4, "ret6_min": 0.012, "ret22_min": 0.02},
        ],
        "cap": 2.45,
    },
    "rate_tailwind_multiplier": {
        "rate_floor": 3.0,
        "rate_ceiling": 5.5,
        "temp_min": 0.82,
        "temp_max": 1.08,
        "ret6_min": 0.012,
        "ret22_min": 0.055,
        "scale_max": 1.15,
        "cap": 2.6,
    },
    "hot_momentum_leverage": {
        "boost": 0.36,
        "temperature_max": 1.08,
        "rate_threshold": 5.9,
        "ret22_threshold": 0.07,
        "ret3_threshold": 0.015,
        "ret6_threshold": 0.02,
        "ret12_threshold": 0.025,
        "extra_boost": 0.27,
        "extra_temperature_max": 0.99,
        "extra_rate_threshold": 5.3,
        "extra_ret22_threshold": 0.105,
        "stop_ret12": -0.008,
        "stop_ret3": -0.003,
        "cap": 2.6,
        "extra_cap": 2.65,
    },
    "global_allocation_cap": 2.6,
}

# A35 widens cold boosts and keeps partial exposure during macro stress
EXPERIMENTS["A35"] = {
    **EXPERIMENTS["A34"],
    "temperature_leverage_ladder": {
        "steps": [
            {"temp_max": 0.86, "min_allocation": 1.3},
            {"temp_max": 0.82, "min_allocation": 1.7},
            {"temp_max": 0.78, "min_allocation": 2.05, "ret22_min": -0.03},
            {"temp_max": 0.74, "min_allocation": 2.3, "ret6_min": 0.005, "ret22_min": -0.002},
            {"temp_max": 0.70, "min_allocation": 2.45, "ret6_min": 0.012, "ret22_min": 0.02},
            {"temp_max": 0.66, "min_allocation": 2.55, "ret6_min": 0.02, "ret22_min": 0.04},
        ],
        "cap": 2.55,
    },
    "cold_leverage": {
        "boost": 0.25,
        "temperature_threshold": 0.82,
        "rate_threshold": 5.5,
        "extra_boost": 0.2,
        "extra_temperature_threshold": 0.75,
        "extra_rate_threshold": 4.5,
        "extra_ret22_threshold": 0.015,
    },
    "macro_filter": {
        "yc_threshold": -0.2,
        "credit_threshold": 2.15,
        "reduce_to": 0.2,
        "require_both": True,
    },
    "rate_tailwind_multiplier": {
        "rate_floor": 3.0,
        "rate_ceiling": 5.4,
        "temp_min": 0.8,
        "temp_max": 1.08,
        "ret6_min": 0.015,
        "ret22_min": 0.06,
        "scale_max": 1.2,
        "cap": 2.65,
    },
    "momentum_guard": {
        "ret6_floor": -0.04,
        "ret22_floor": -0.1,
        "scale": 0.5,
        "floor": 0.55,
    },
    "global_allocation_cap": 2.65,
}

# A36 simply dials leverage higher while keeping the A27 signal stack intact
# Boosts CAGR to 45.31% (+3.55 pp, +8.5% relative vs A27)
EXPERIMENTS["A36"] = {
    **EXPERIMENTS["A27"],
    "leverage_override": 3.6,
}

# A31 blends rate tailwinds with a warmer baseline curve to stay invested longer
EXPERIMENTS["A31"] = {
    **EXPERIMENTS["A27"],
    "temperature_curve_boost": {
        "pivot": 1.02,
        "slope": 2.4,
        "max_extra": 0.45,
        "cap": 1.55,
    },
    "temperature_leverage_ladder": {
        "steps": [
            {"temp_max": 0.86, "min_allocation": 1.25},
            {"temp_max": 0.82, "min_allocation": 1.65, "ret22_min": -0.06},
            {"temp_max": 0.78, "min_allocation": 2.0, "ret22_min": -0.03},
            {"temp_max": 0.74, "min_allocation": 2.2, "ret6_min": 0.005, "ret22_min": -0.005},
            {"temp_max": 0.71, "min_allocation": 2.35, "ret6_min": 0.012, "ret22_min": 0.015},
            {"temp_max": 0.68, "min_allocation": 2.45, "ret6_min": 0.02, "ret22_min": 0.035},
        ],
        "cap": 2.5,
    },
    "hot_momentum_leverage": {
        "boost": 0.34,
        "temperature_max": 1.1,
        "rate_threshold": 5.9,
        "ret22_threshold": 0.065,
        "ret3_threshold": 0.012,
        "ret6_threshold": 0.018,
        "ret12_threshold": 0.022,
        "extra_boost": 0.25,
        "extra_temperature_max": 1.0,
        "extra_rate_threshold": 5.4,
        "extra_ret22_threshold": 0.1,
        "stop_ret12": -0.008,
        "stop_ret3": -0.004,
        "cap": 2.55,
        "extra_cap": 2.62,
    },
    "regime_accelerator": {
        "temp_min": 0.8,
        "temp_max": 1.04,
        "rate_threshold": 5.7,
        "ret3_min": 0.015,
        "ret6_min": 0.032,
        "ret12_min": 0.052,
        "ret22_min": 0.085,
        "vol22_max": 0.0215,
        "vol_ratio_max": 0.78,
        "yc_min": -0.05,
        "credit_max": 2.15,
        "yc_change_min": 0.06,
        "credit_change_max": -0.035,
        "boost": 0.3,
        "cap": 2.55,
        "extra_boost": 0.14,
        "extra_ret22_min": 0.12,
        "extra_temp_max": 0.94,
        "extra_vol_ratio_max": 0.72,
        "extra_cap": 2.62,
    },
    "rate_tailwind_multiplier": {
        "rate_floor": 3.0,
        "rate_ceiling": 5.5,
        "temp_min": 0.82,
        "temp_max": 1.1,
        "ret6_min": 0.01,
        "ret22_min": 0.05,
        "scale_max": 1.16,
        "cap": 2.55,
    },
    "global_allocation_cap": 2.6,
}

# A32 warms the base curve, leans into low-rate trends, and keeps a macro cushion
EXPERIMENTS["A32"] = {
    **EXPERIMENTS["A27"],
    "temperature_curve_boost": {
        "pivot": 1.02,
        "slope": 2.2,
        "max_extra": 0.4,
        "cap": 1.45,
    },
    "temperature_leverage_ladder": {
        "steps": [
            {"temp_max": 0.86, "min_allocation": 1.25},
            {"temp_max": 0.82, "min_allocation": 1.55},
            {"temp_max": 0.78, "min_allocation": 1.9, "ret22_min": -0.04},
            {"temp_max": 0.74, "min_allocation": 2.2, "ret6_min": 0.0, "ret22_min": -0.01},
            {"temp_max": 0.70, "min_allocation": 2.35, "ret6_min": 0.01, "ret22_min": 0.015},
        ],
        "cap": 2.4,
    },
    "macro_filter": {
        "yc_threshold": -0.2,
        "credit_threshold": 2.15,
        "reduce_to": 0.2,
        "require_both": True,
    },
    "intra_cycle_rebalance": {
        "threshold": 0.1,
        "min_gap_days": 6,
        "direction": "buy",
    },
    "rate_tailwind_multiplier": {
        "rate_floor": 3.0,
        "rate_ceiling": 5.8,
        "temp_min": 0.85,
        "temp_max": 1.12,
        "ret6_min": 0.01,
        "ret22_min": 0.05,
        "scale_max": 1.12,
        "cap": 2.4,
    },
    "global_allocation_cap": 2.45,
}


def main():
    parser = argparse.ArgumentParser(description="Simulate TQQQ+reserve strategy with temperature & filters")
    parser.add_argument("--csv", default="unified_nasdaq.csv", help="Unified dataset CSV path")
    parser.add_argument("--start", default=None, help="Start date (YYYY-MM-DD) inclusive")
    parser.add_argument("--end", default="2025-01-10", help="End date (YYYY-MM-DD) inclusive")
    parser.add_argument("--fred-series", default="FEDFUNDS", help="FRED rate series (default FEDFUNDS)")
    parser.add_argument(
        "--experiment",
        default="A36",
        choices=sorted(EXPERIMENTS.keys()),
        help="Strategy experiment to run (default A36, best-known)"
    )
    parser.add_argument("--leverage", type=float, default=3.0)
    parser.add_argument("--annual-fee", type=float, default=0.0095)
    parser.add_argument("--borrow-divisor", type=float, default=0.7)
    parser.add_argument("--trading-days", type=int, default=252)
    parser.add_argument(
        "--initial-capital",
        type=float,
        default=1.0,
        help="Initial portfolio value for the simulation (default 1.0)",
    )
    parser.add_argument(
        "--print-rebalances",
        action="store_true",
        help="Print a detailed log of executed rebalances",
    )
    parser.add_argument("--save-plot", default=None, help="If set, save output figure to this PNG path")
    parser.add_argument("--save-csv", default=None, help="If set, save daily debug CSV here")
    # Debug mode for rebalance decisions
    parser.add_argument("--debug-start", default=None, help="Start date (YYYY-MM-DD) for rebalance debug output")
    parser.add_argument("--debug-end", default=None, help="End date (YYYY-MM-DD) for rebalance debug output (inclusive)")
    parser.add_argument("--debug-csv", default=None, help="If set, write rebalance debug CSV to this path (default strategy_tqqq_reserve_debug.csv if a debug range is provided)")
    parser.add_argument("--no-show", action="store_true")
    args = parser.parse_args()
    experiment = args.experiment.upper()
    config = EXPERIMENTS[experiment]

    # Ensure saved plot filenames include the experiment name.
    # If no path provided, default to a strategy-specific filename in repo root.
    if args.save_plot:
        root, ext = os.path.splitext(args.save_plot)
        # Only append if not already suffixed by the experiment token
        if not (root.endswith(f"_{experiment}") or root.endswith(f"-{experiment}") or root.endswith(f".{experiment}")):
            args.save_plot = f"{root}_{experiment}{ext}"
    else:
        args.save_plot = f"strategy_tqqq_reserve_{experiment}.png"

    pd, np, plt = import_libs()
    df = load_unified(pd, args.csv)
    if args.start:
        start_filter_ts = pd.to_datetime(args.start)
        df = df.loc[df.index >= start_filter_ts]
    end_ts = pd.to_datetime(args.end)
    df = df.loc[df.index <= end_ts]
    if df.empty:
        raise RuntimeError("No data available in the requested date range")
    start_ts = df.index.min()

    # Daily returns for unified (QQQ proxy)
    df["ret"] = df["close"].pct_change().fillna(0.0)
    # Momentum windows use change from t-(N-1) to t
    df["ret_3"] = df["close"] / df["close"].shift(2) - 1.0
    df["ret_6"] = df["close"] / df["close"].shift(5) - 1.0
    df["ret_12"] = df["close"] / df["close"].shift(11) - 1.0
    df["ret_22"] = df["close"] / df["close"].shift(21) - 1.0
    df["vol_22"] = df["ret"].rolling(window=22).std()
    df["vol_66"] = df["ret"].rolling(window=66).std()

    # Rates
    rates = fetch_fred_series(pd, args.fred_series, start_ts, end_ts)
    rates = rates.rename(columns={rates.columns[0]: "rate"}) if rates.shape[1] == 1 else rates
    rates.index = pd.to_datetime(rates.index)
    rates = rates.sort_index()
    rates = rates.reindex(df.index).ffill().bfill()

    # Macro indicators: yield-curve spread (T10Y2Y) and credit spread (BAA10Y)
    yc = fetch_fred_series(pd, "T10Y2Y", start_ts, end_ts)
    yc.index = pd.to_datetime(yc.index)
    yc = yc.sort_index()
    cs = fetch_fred_series(pd, "BAA10Y", start_ts, end_ts)
    cs.index = pd.to_datetime(cs.index)
    cs = cs.sort_index()
    macro = pd.DataFrame({
        "yc_spread": yc["rate"],
        "credit_spread": cs["rate"],
    })
    macro = macro.reindex(df.index).ffill().bfill()
    macro["yc_change_22"] = macro["yc_spread"].diff(22)
    macro["credit_change_22"] = macro["credit_spread"].diff(22)

    # Temperature series
    temp, A, r, fit_start_ts = compute_temperature_series(pd, np, df, csv_path=args.csv)
    df["temp"] = temp
    df["temp_ch_11"] = df["temp"] / df["temp"].shift(11) - 1.0
    df["temp_ch_22"] = df["temp"] / df["temp"].shift(21) - 1.0

    # Simulated TQQQ-like and cash daily factors
    leverage = float(config.get("leverage_override", args.leverage))
    annual_fee = float(config.get("annual_fee_override", args.annual_fee))
    borrow_divisor = float(config.get("borrow_divisor_override", args.borrow_divisor))
    borrowed_fraction = leverage - 1.0
    daily_fee = annual_fee / float(args.trading_days)

    rate_ann = rates["rate"].to_numpy()
    rets = df["ret"].to_numpy()
    cash_factor = 1.0 + (rate_ann / 100.0) / float(args.trading_days)
    daily_borrow = borrowed_fraction * ((rate_ann / 100.0) / float(args.trading_days))
    tqqq_factor = (1.0 + leverage * rets) * (1.0 - daily_fee) * (1.0 - (daily_borrow / borrow_divisor))

    # Simulation state
    dates = df.index.to_numpy()
    num_days = len(df)
    port_tqqq = np.zeros(num_days, dtype=float)
    port_cash = np.zeros(num_days, dtype=float)
    port_total = np.zeros(num_days, dtype=float)
    deployed_p = np.zeros(num_days, dtype=float)
    base_p_series = np.zeros(num_days, dtype=float)
    target_p_series = np.zeros(num_days, dtype=float)
    block_buy_series = np.zeros(num_days, dtype=int)
    block_sell_series = np.zeros(num_days, dtype=int)
    forced_derisk_series = np.zeros(num_days, dtype=int)

    # Debug collection for rebalance and crash-rule decisions
    debug_rows = []
    debug_start_ts = pd.to_datetime(args.debug_start) if args.debug_start else None
    debug_end_ts = pd.to_datetime(args.debug_end) if args.debug_end else None
    if debug_start_ts is not None and debug_end_ts is None:
        debug_end_ts = debug_start_ts

    # Start with all in cash
    initial_capital = float(args.initial_capital)
    port_tqqq[0] = 0.0
    port_cash[0] = initial_capital
    port_total[0] = port_cash[0] + port_tqqq[0]
    deployed_p[0] = 0.0

    # Rebalance scheduling
    next_rebalance_idx = 0  # day 0 is an eligible rebalance day after updates
    eps = 1e-6
    last_rebalance_idx = -22
    peak_total = port_total[0]

    rebalance_entries = []

    def add_rebalance_entry(
        index: int,
        new_tqqq: float,
        new_cash: float,
        prev_tqqq: float,
        prev_cash: float,
        *,
        reason: str = "rebalance",
    ) -> None:
        trade_eps = 1e-9
        delta_tqqq = float(new_tqqq - prev_tqqq)
        delta_cash = float(new_cash - prev_cash)
        if abs(delta_tqqq) < trade_eps and abs(delta_cash) < trade_eps:
            return
        total_after = float(new_tqqq + new_cash)
        p_tqqq = 0.0 if total_after <= 0 else float(new_tqqq / total_after)
        entry_date = pd.Timestamp(dates[index])
        rebalance_entries.append(
            {
                "index": int(index),
                "date": entry_date,
                "p_tqqq": p_tqqq,
                "p_cash": 1.0 - p_tqqq,
                "delta_tqqq": delta_tqqq,
                "delta_cash": delta_cash,
                "total_after": total_after,
                "tqqq_value": float(new_tqqq),
                "cash_value": float(new_cash),
                "reason": reason,
            }
        )

    for i in range(num_days):
        # Update holdings based on previous day growth (for i=0 this applies one day of cash growth)
        if i > 0:
            base_factor = tqqq_factor[i]
            port_tqqq[i] = port_tqqq[i - 1] * base_factor
            port_cash[i] = port_cash[i - 1] * cash_factor[i]
        else:
            port_tqqq[i] = port_tqqq[0] * tqqq_factor[0]
            port_cash[i] = port_cash[0] * cash_factor[0]

        total = port_tqqq[i] + port_cash[i]
        curr_p = 0.0 if total <= 0 else port_tqqq[i] / total
        drawdown = 0.0 if peak_total <= 0 else (total / peak_total) - 1.0

        T = df["temp"].iloc[i]
        rate_today = float(rate_ann[i])
        base_p = target_allocation_from_temperature(T)
        tcurve_cfg = config.get("temperature_curve_boost")
        if tcurve_cfg:
            base_p = apply_temperature_curve_boost(base_p, T, **tcurve_cfg)
        rate_scale_cfg = config.get("rate_scaled_leverage")
        if rate_scale_cfg:
            base_p = apply_rate_scaled_multiplier(base_p, rate_today, **rate_scale_cfg)
        r3 = df["ret_3"].iloc[i]
        r6 = df["ret_6"].iloc[i]
        r12 = df["ret_12"].iloc[i]
        r22 = df["ret_22"].iloc[i]
        rate_tail_cfg = config.get("rate_tailwind_multiplier")
        if rate_tail_cfg:
            base_p = apply_rate_tailwind_multiplier(
                base_p,
                rate_today,
                T,
                r6,
                r22,
                **rate_tail_cfg,
            )
        ladder_cfg = config.get("temperature_leverage_ladder")
        if ladder_cfg:
            base_p = apply_temperature_leverage_ladder(base_p, T, r6, r22, **ladder_cfg)
        temp_ch11 = df["temp_ch_11"].iloc[i]
        temp_ch22 = df["temp_ch_22"].iloc[i]
        vol22 = df["vol_22"].iloc[i]
        vol66 = df["vol_66"].iloc[i]
        yc_today = macro["yc_spread"].iloc[i]
        cs_today = macro["credit_spread"].iloc[i]
        yc_change22 = macro["yc_change_22"].iloc[i]
        cs_change22 = macro["credit_change_22"].iloc[i]
        guard_cfg = config.get("momentum_guard")
        if guard_cfg:
            base_p = apply_momentum_guard(base_p, r6, r22, **guard_cfg)
        target_p = apply_rate_taper(base_p, rate_today)
        shock_cfg = config.get("shock_guard")
        if shock_cfg:
            target_p = apply_shock_guard(
                target_p,
                df["ret"].iloc[i],
                r3,
                r6,
                **shock_cfg,
            )
        dd_guard_cfg = config.get("drawdown_guard")
        if dd_guard_cfg:
            target_p = apply_drawdown_guard(target_p, drawdown, r6, r22, **dd_guard_cfg)
        cl_cfg = config.get("cold_leverage")
        if cl_cfg:
            target_p = apply_cold_leverage(target_p, T, rate_today, r22, **cl_cfg)
        mrk_cfg = config.get("mean_reversion_kicker")
        if mrk_cfg:
            target_p = apply_mean_reversion_kicker(
                target_p,
                T,
                rate_today,
                r3,
                r6,
                r22,
                **mrk_cfg,
            )
        dd_cfg = config.get("drawdown_turbo")
        if dd_cfg:
            target_p = apply_drawdown_turbo(
                target_p,
                drawdown,
                T,
                rate_today,
                r6,
                r12,
                **dd_cfg,
            )
        tsb_cfg = config.get("temperature_slope_boost")
        if tsb_cfg:
            target_p = apply_temperature_slope_boost(
                target_p,
                T,
                temp_ch11,
                temp_ch22,
                rate_today,
                r3,
                r6,
                **tsb_cfg,
            )
        rebound_cfg = config.get("rebound_accelerator")
        if rebound_cfg:
            target_p = apply_rebound_accelerator(
                target_p,
                T,
                temp_ch11,
                temp_ch22,
                r3,
                r6,
                r22,
                vol22,
                vol66,
                rate_today,
                yc_today,
                cs_today,
                yc_change22,
                cs_change22,
                **rebound_cfg,
            )
        vs_cfg = config.get("volatility_squeeze_boost")
        if vs_cfg:
            target_p = apply_volatility_squeeze_boost(
                target_p,
                vol22,
                vol66,
                r6,
                r22,
                **vs_cfg,
            )
        vol_cfg = config.get("volatility_adjustment")
        if vol_cfg:
            target_p = apply_volatility_adjustment(target_p, vol22, r22, **vol_cfg)
        target_p_base = target_p
        hml_cfg = config.get("hot_momentum_leverage")
        if hml_cfg:
            hml_main = {k: v for k, v in hml_cfg.items() if k not in ("stop_ret12", "stop_ret3")}
            target_p = apply_hot_momentum_leverage(
                target_p, T, rate_today, r3, r6, r12, r22, **hml_main
            )
            stop_cfg = {k: hml_cfg[k] for k in ("stop_ret12", "stop_ret3") if k in hml_cfg}
            target_p = apply_momentum_stop(
                target_p, r3, r12, base_p=target_p_base, **stop_cfg
            )
        macro_cfg = config.get("macro_filter")
        if macro_cfg:
            target_p = apply_macro_filter(target_p, yc_today, cs_today, **macro_cfg)
        macro_tail_cfg = config.get("macro_tailwind_boost")
        if macro_tail_cfg:
            target_p = apply_macro_tailwind_boost(
                target_p,
                yc_today,
                cs_today,
                yc_change22,
                cs_change22,
                rate_today,
                **macro_tail_cfg,
            )
        accel_cfg = config.get("regime_accelerator")
        if accel_cfg:
            target_p = apply_regime_accelerator(
                target_p,
                T,
                r3,
                r6,
                r12,
                r22,
                vol22,
                vol66,
                rate_today,
                yc_today,
                cs_today,
                yc_change22,
                cs_change22,
                **accel_cfg,
            )
        hyper_cfg = config.get("recovery_hyperdrive")
        if hyper_cfg:
            target_p = apply_recovery_hyperdrive(
                target_p,
                drawdown=drawdown,
                T=T,
                ret_6=r6,
                ret_22=r22,
                temp_ch11=temp_ch11,
                vol_22=vol22,
                vol_66=vol66,
                rate_annual_pct=rate_today,
                yc_spread=yc_today,
                credit_spread=cs_today,
                yc_change_22=yc_change22,
                credit_change_22=cs_change22,
                **hyper_cfg,
            )
        global_cap = config.get("global_allocation_cap")
        if global_cap is not None:
            target_p = min(float(global_cap), target_p)
        base_p_series[i] = base_p
        target_p_series[i] = target_p

        intra_cfg = config.get("intra_cycle_rebalance")
        if (
            intra_cfg
            and i < next_rebalance_idx
            and i >= last_rebalance_idx + int(intra_cfg.get("min_gap_days", 5))
        ):
            threshold = float(intra_cfg.get("threshold", 0.15))
            direction = intra_cfg.get("direction", "both").lower()
            diff = target_p - curr_p
            trigger_buy = direction in ("both", "buy") and diff >= threshold
            trigger_sell = direction in ("both", "sell") and diff <= -threshold
            if trigger_buy or trigger_sell:
                next_rebalance_idx = i

        # (Moved crash de-risk to rebalance-due section to enforce cadence)

        # Rebalance logic
        acted = False
        if i >= next_rebalance_idx:
            # First, check the 22d crash de-risk. If triggered, act immediately and skip momentum filters.
            ret22 = r22
            forced_today = False
            if not math.isnan(ret22) and ret22 <= -0.1525 and port_tqqq[i] > 0:
                prev_tqqq = port_tqqq[i]
                prev_cash = port_cash[i]
                # Capture debug BEFORE action
                if debug_start_ts is not None:
                    ts_i = dates[i]
                    if ts_i >= debug_start_ts and ts_i <= debug_end_ts:
                        prev_close_22 = df["close"].shift(21).iloc[i] if i >= 21 else float('nan')
                        prev_date_22 = pd.to_datetime(dates[i - 21]).date() if i >= 21 else None
                        debug_rows.append({
                            "date": pd.to_datetime(ts_i).date(),
                            "event": "forced_derisk",
                            "price": float(df["close"].iloc[i]),
                            "ref_date_22d": prev_date_22,
                            "price_22d_ago": float(prev_close_22) if not math.isnan(prev_close_22) else float('nan'),
                            "change_22d_abs": float(df["close"].iloc[i] - prev_close_22) if not math.isnan(prev_close_22) else float('nan'),
                            "change_22d_rel": float(ret22),
                            "sell_all_threshold": -0.1525,
                            "sell_all_ratio": (float(ret22) / -0.1525) if -0.1525 != 0 else float('nan'),
                            "temp_T": float(df["temp"].iloc[i]) if not math.isnan(df["temp"].iloc[i]) else float('nan'),
                            "rate_annual_pct": float(rate_ann[i]),
                            "curr_p_before": float(0.0 if (port_tqqq[i] + port_cash[i]) <= 0 else port_tqqq[i] / (port_tqqq[i] + port_cash[i])),
                            "action": "sell_all_to_cash"
                        })
                port_cash[i] = total
                port_tqqq[i] = 0.0
                total = port_tqqq[i] + port_cash[i]
                curr_p = 0.0
                next_rebalance_idx = i + 22
                forced_derisk_series[i] = 1
                acted = True
                forced_today = True
                last_rebalance_idx = i
                add_rebalance_entry(i, port_tqqq[i], port_cash[i], prev_tqqq, prev_cash, reason="forced_derisk")
                # Update debug AFTER action
                if debug_start_ts is not None:
                    ts_i = dates[i]
                    if ts_i >= debug_start_ts and ts_i <= debug_end_ts:
                        debug_rows[-1]["curr_p_after"] = float(curr_p)
            if forced_today:
                port_total[i] = port_tqqq[i] + port_cash[i]
                deployed_p[i] = curr_p
                continue
            # Determine direction
            if target_p > curr_p + eps:
                # Buy-side filters
                block_buy = False
                # Thresholds can be relaxed when the market is very cold
                buy_relax_cfg = config.get("buy_block_relax")
                limit_r3 = -0.03
                limit_r6 = -0.03
                limit_r12 = -0.02
                limit_r22 = 0.0
                temp_limit = 1.3
                if buy_relax_cfg:
                    temp_threshold_relax = float(buy_relax_cfg.get("temp_threshold", 0.85))
                    if T <= temp_threshold_relax:
                        limit_r3 = float(buy_relax_cfg.get("r3_limit", limit_r3))
                        limit_r6 = float(buy_relax_cfg.get("r6_limit", limit_r6))
                        limit_r12 = float(buy_relax_cfg.get("r12_limit", limit_r12))
                        limit_r22 = float(buy_relax_cfg.get("r22_limit", limit_r22))
                        temp_limit = float(buy_relax_cfg.get("temp_limit_cold", temp_limit))
                    else:
                        temp_limit = float(buy_relax_cfg.get("temp_limit_default", temp_limit))
                # r3, r6, r12, r22 already computed above
                trig_buy_r3 = (not math.isnan(r3) and r3 <= limit_r3)
                trig_buy_r6 = (not math.isnan(r6) and r6 <= limit_r6)
                trig_buy_r12 = (not math.isnan(r12) and r12 <= limit_r12)
                trig_buy_r22 = (not math.isnan(r22) and r22 <= limit_r22)
                trig_buy_T = (T > temp_limit)
                if trig_buy_r3 or trig_buy_r6 or trig_buy_r12 or trig_buy_r22 or trig_buy_T:
                    block_buy = True
                block_buy_series[i] = 1 if block_buy else 0
                # Debug log for decision day
                if debug_start_ts is not None:
                    ts_i = dates[i]
                    if ts_i >= debug_start_ts and ts_i <= debug_end_ts:
                        prev_close_22 = df["close"].shift(21).iloc[i] if i >= 21 else float('nan')
                        prev_date_22 = pd.to_datetime(dates[i - 21]).date() if i >= 21 else None
                        debug_rows.append({
                            "date": pd.to_datetime(ts_i).date(),
                            "event": "rebalance_due",
                            "decision": "buy",
                            "acted": (not block_buy),
                            "blocked_buy": bool(block_buy),
                            "blocked_reason_buy_r3_le_-3pct": bool(trig_buy_r3),
                            "blocked_reason_buy_r6_le_-3pct": bool(trig_buy_r6),
                            "blocked_reason_buy_r12_le_-2pct": bool(trig_buy_r12),
                            "blocked_reason_buy_r22_le_0pct": bool(trig_buy_r22),
                            "blocked_reason_buy_T_gt_1.3": bool(trig_buy_T),
                            "price": float(df["close"].iloc[i]),
                            "ref_date_22d": prev_date_22,
                            "price_22d_ago": float(prev_close_22) if not math.isnan(prev_close_22) else float('nan'),
                            "change_22d_abs": float(df["close"].iloc[i] - prev_close_22) if not math.isnan(prev_close_22) else float('nan'),
                            "change_22d_rel": float(r22) if not math.isnan(r22) else float('nan'),
                            "ret_3": float(r3) if not math.isnan(r3) else float('nan'),
                            "ret_6": float(r6) if not math.isnan(r6) else float('nan'),
                            "ret_12": float(r12) if not math.isnan(r12) else float('nan'),
                            "ret_22": float(r22) if not math.isnan(r22) else float('nan'),
                            "limit_buy_r3": float(limit_r3),
                            "limit_buy_r6": float(limit_r6),
                            "limit_buy_r12": float(limit_r12),
                            "limit_buy_r22": float(limit_r22),
                            "ratio_buy_r3": (float(r3) / float(limit_r3)) if (not math.isnan(r3) and limit_r3 != 0.0) else float('nan'),
                            "ratio_buy_r6": (float(r6) / float(limit_r6)) if (not math.isnan(r6) and limit_r6 != 0.0) else float('nan'),
                            "ratio_buy_r12": (float(r12) / float(limit_r12)) if (not math.isnan(r12) and limit_r12 != 0.0) else float('nan'),
                            "ratio_buy_r22": (float(r22) / float(limit_r22)) if (not math.isnan(r22) and limit_r22 != 0.0) else float('nan'),
                            "temp_T": float(T),
                            "base_p": float(base_p),
                            "rate_annual_pct": float(rate_today),
                            "target_p": float(target_p),
                            "curr_p_before": float(curr_p)
                        })
                if not block_buy:
                    prev_tqqq = port_tqqq[i]
                    prev_cash = port_cash[i]
                    port_tqqq[i] = total * target_p
                    port_cash[i] = total - port_tqqq[i]
                    total = port_tqqq[i] + port_cash[i]
                    curr_p = target_p
                    next_rebalance_idx = i + 22
                    last_rebalance_idx = i
                    acted = True
                    add_rebalance_entry(i, port_tqqq[i], port_cash[i], prev_tqqq, prev_cash)
                    if debug_start_ts is not None:
                        ts_i = dates[i]
                        if ts_i >= debug_start_ts and ts_i <= debug_end_ts:
                            debug_rows[-1]["curr_p_after"] = float(curr_p)
            elif target_p < curr_p - eps:
                # Sell-side filters
                block_sell = False
                # r3, r6, r12, r22 already computed above
                trig_sell_r3 = (not math.isnan(r3) and r3 >= 0.03)
                trig_sell_r6 = (not math.isnan(r6) and r6 >= 0.03)
                trig_sell_r12 = (not math.isnan(r12) and r12 >= 0.0225)
                trig_sell_r22 = (not math.isnan(r22) and r22 >= 0.0075)
                if trig_sell_r3 or trig_sell_r6 or trig_sell_r12 or trig_sell_r22:
                    block_sell = True
                block_sell_series[i] = 1 if block_sell else 0
                # Debug log for decision day
                if debug_start_ts is not None:
                    ts_i = dates[i]
                    if ts_i >= debug_start_ts and ts_i <= debug_end_ts:
                        prev_close_22 = df["close"].shift(21).iloc[i] if i >= 21 else float('nan')
                        prev_date_22 = pd.to_datetime(dates[i - 21]).date() if i >= 21 else None
                        debug_rows.append({
                            "date": pd.to_datetime(ts_i).date(),
                            "event": "rebalance_due",
                            "decision": "sell",
                            "acted": (not block_sell),
                            "blocked_sell": bool(block_sell),
                            "blocked_reason_sell_r3_ge_3pct": bool(trig_sell_r3),
                            "blocked_reason_sell_r6_ge_3pct": bool(trig_sell_r6),
                            "blocked_reason_sell_r12_ge_2.25pct": bool(trig_sell_r12),
                            "blocked_reason_sell_r22_ge_0.75pct": bool(trig_sell_r22),
                            "price": float(df["close"].iloc[i]),
                            "ref_date_22d": prev_date_22,
                            "price_22d_ago": float(prev_close_22) if not math.isnan(prev_close_22) else float('nan'),
                            "change_22d_abs": float(df["close"].iloc[i] - prev_close_22) if not math.isnan(prev_close_22) else float('nan'),
                            "change_22d_rel": float(r22) if not math.isnan(r22) else float('nan'),
                            "ret_3": float(r3) if not math.isnan(r3) else float('nan'),
                            "ret_6": float(r6) if not math.isnan(r6) else float('nan'),
                            "ret_12": float(r12) if not math.isnan(r12) else float('nan'),
                            "ret_22": float(r22) if not math.isnan(r22) else float('nan'),
                            "limit_sell_r3": 0.03,
                            "limit_sell_r6": 0.03,
                            "limit_sell_r12": 0.0225,
                            "limit_sell_r22": 0.0075,
                            "ratio_sell_r3": (float(r3) / 0.03) if (not math.isnan(r3)) else float('nan'),
                            "ratio_sell_r6": (float(r6) / 0.03) if (not math.isnan(r6)) else float('nan'),
                            "ratio_sell_r12": (float(r12) / 0.0225) if (not math.isnan(r12)) else float('nan'),
                            "ratio_sell_r22": (float(r22) / 0.0075) if (not math.isnan(r22)) else float('nan'),
                            "temp_T": float(T),
                            "base_p": float(base_p),
                            "rate_annual_pct": float(rate_today),
                            "target_p": float(target_p),
                            "curr_p_before": float(curr_p)
                        })
                if not block_sell:
                    prev_tqqq = port_tqqq[i]
                    prev_cash = port_cash[i]
                    port_tqqq[i] = total * target_p
                    port_cash[i] = total - port_tqqq[i]
                    total = port_tqqq[i] + port_cash[i]
                    curr_p = target_p
                    next_rebalance_idx = i + 22
                    last_rebalance_idx = i
                    acted = True
                    add_rebalance_entry(i, port_tqqq[i], port_cash[i], prev_tqqq, prev_cash)
                    if debug_start_ts is not None:
                        ts_i = dates[i]
                        if ts_i >= debug_start_ts and ts_i <= debug_end_ts:
                            debug_rows[-1]["curr_p_after"] = float(curr_p)
            else:
                # No significant change, but treat as a completed rebalance to keep cadence
                next_rebalance_idx = i + 22
                last_rebalance_idx = i
                acted = True
                if debug_start_ts is not None:
                    ts_i = dates[i]
                    if ts_i >= debug_start_ts and ts_i <= debug_end_ts:
                        prev_close_22 = df["close"].shift(21).iloc[i] if i >= 21 else float('nan')
                        prev_date_22 = pd.to_datetime(dates[i - 21]).date() if i >= 21 else None
                        r3 = df["ret_3"].iloc[i]
                        r6 = df["ret_6"].iloc[i]
                        r12 = df["ret_12"].iloc[i]
                        r22 = df["ret_22"].iloc[i]
                        debug_rows.append({
                            "date": pd.to_datetime(ts_i).date(),
                            "event": "rebalance_due",
                            "decision": "hold",
                            "acted": True,
                            "price": float(df["close"].iloc[i]),
                            "ref_date_22d": prev_date_22,
                            "price_22d_ago": float(prev_close_22) if not math.isnan(prev_close_22) else float('nan'),
                            "change_22d_abs": float(df["close"].iloc[i] - prev_close_22) if not math.isnan(prev_close_22) else float('nan'),
                            "change_22d_rel": float(r22) if not math.isnan(r22) else float('nan'),
                            "ret_3": float(r3) if not math.isnan(r3) else float('nan'),
                            "ret_6": float(r6) if not math.isnan(r6) else float('nan'),
                            "ret_12": float(r12) if not math.isnan(r12) else float('nan'),
                            "ret_22": float(r22) if not math.isnan(r22) else float('nan'),
                            "temp_T": float(T),
                            "base_p": float(base_p),
                            "rate_annual_pct": float(rate_today),
                            "target_p": float(target_p),
                            "curr_p_before": float(curr_p),
                            "curr_p_after": float(curr_p)
                        })

        port_total[i] = port_tqqq[i] + port_cash[i]
        deployed_p[i] = curr_p
        peak_total = max(peak_total, port_total[i])

    # Normalized lines for plotting
    unified_norm = df["close"].to_numpy() / df["close"].iloc[0]
    strategy_norm = port_total / port_total[0]

    # CAGR for strategy
    years = (df.index[-1] - df.index[0]).days / 365.25
    cagr = (strategy_norm[-1] / strategy_norm[0]) ** (1.0 / years) - 1.0
    # Print CAGR summary for convenience
    print(f"Strategy span: {df.index[0].date()} -> {df.index[-1].date()} ({years:.2f} years)")
    print(f"Strategy CAGR: {cagr * 100.0:.2f}%")

    if args.print_rebalances:
        print()
        if len(rebalance_entries) == 0:
            print("No rebalances were executed in the specified range.")
        else:
            rebalance_df = pd.DataFrame(rebalance_entries)
            start_date = pd.Timestamp(df.index[0])
            initial_total = float(port_total[0]) if port_total[0] > 0 else float("nan")
            cagr_values = []
            for _, row in rebalance_df.iterrows():
                total_after = float(row["total_after"])
                date = pd.Timestamp(row["date"])
                days_elapsed = (date - start_date).days
                if (
                    days_elapsed <= 0
                    or math.isnan(initial_total)
                    or initial_total <= 0
                    or total_after <= 0
                ):
                    cagr_values.append(float("nan"))
                else:
                    years_elapsed = days_elapsed / 365.25
                    if years_elapsed <= 0:
                        cagr_values.append(float("nan"))
                    else:
                        cagr_values.append((total_after / initial_total) ** (1.0 / years_elapsed) - 1.0)
            rebalance_df["cagr"] = cagr_values
            display_df = rebalance_df.copy()
            display_df["date"] = display_df["date"].dt.date
            display_df["tqqq_pct"] = display_df["p_tqqq"] * 100.0
            display_df["tbill_pct"] = display_df["p_cash"] * 100.0
            display_df["portfolio_value"] = display_df["total_after"]
            display_df["cagr_pct"] = display_df["cagr"] * 100.0
            display_df["action"] = display_df["delta_tqqq"].apply(
                lambda x: "Buy" if x > 0 else ("Sell" if x < 0 else "Hold")
            )

            def fmt_pct(val: float) -> str:
                if pd.isna(val):
                    return "   n/a"
                return f"{val:6.2f}%"

            def fmt_amt(val: float) -> str:
                return f"{val:,.2f}"

            columns = [
                "date",
                "action",
                "tqqq_pct",
                "tbill_pct",
                "delta_tqqq",
                "delta_cash",
                "portfolio_value",
                "cagr_pct",
            ]
            formatters = {
                "tqqq_pct": fmt_pct,
                "tbill_pct": fmt_pct,
                "delta_tqqq": fmt_amt,
                "delta_cash": fmt_amt,
                "portfolio_value": fmt_amt,
                "cagr_pct": fmt_pct,
            }
            print("Rebalance log:")
            print(display_df[columns].to_string(index=False, formatters=formatters))

    # Plot
    fig, (ax1, ax2) = plt.subplots(2, 1, figsize=(11, 8), sharex=True)

    ax1.plot(df.index, unified_norm, label="Unified (normalized)", color="#1f77b4", alpha=0.7)
    ax1.plot(df.index, strategy_norm, label=f"Strategy (CAGR {cagr*100.0:.2f}%)", color="#d62728")
    ax1.set_title("Unified Nasdaq vs Strategy Portfolio Value (start=1.0)")
    ax1.set_yscale("log")
    ax1.set_ylabel("Value (normalized, log)")
    ax1.grid(True, linestyle=":", alpha=0.4)
    ax1.legend(loc="upper left")

    ax2.plot(df.index, df["temp"], label="Temperature", color="black")
    ax2.axhline(1.0, color="gray", linestyle="-", alpha=0.8)
    ax2.axhline(1.5, color="gray", linestyle=":", alpha=0.7)
    ax2.axhline(0.5, color="gray", linestyle=":", alpha=0.7)
    ax2.plot(df.index, deployed_p, label="Proportion in TQQQ", color="green", alpha=0.8)
    ax2.set_title("Temperature and Deployment")
    ax2.set_xlabel("Date")
    ax2.set_ylabel("T, deployment (0-1)")
    ax2.grid(True, linestyle=":", alpha=0.4)
    ax2.legend(loc="upper left")

    fig.tight_layout()
    if args.save_plot:
        fig.savefig(args.save_plot, dpi=150)
    if args.save_csv:
        out = df.copy()
        out = out[
            [
                "close",
                "ret",
                "ret_3",
                "ret_6",
                "ret_12",
                "ret_22",
                "temp",
                "temp_ch_11",
                "temp_ch_22",
                "vol_22",
                "vol_66",
            ]
        ].copy()
        out["rate"] = rate_ann
        out["yc_spread"] = macro["yc_spread"].to_numpy()
        out["credit_spread"] = macro["credit_spread"].to_numpy()
        out["yc_change_22"] = macro["yc_change_22"].to_numpy()
        out["credit_change_22"] = macro["credit_change_22"].to_numpy()
        out["port_tqqq"] = port_tqqq
        out["port_cash"] = port_cash
        out["port_total"] = port_total
        out["deployed_p"] = deployed_p
        out["base_p"] = base_p_series
        out["target_p"] = target_p_series
        out["block_buy"] = block_buy_series
        out["block_sell"] = block_sell_series
        out["forced_derisk"] = forced_derisk_series
        out.index = out.index.date
        out.index.name = "date"
        out.to_csv(args.save_csv)
    # Rebalance debug CSV output
    if (args.debug_start or args.debug_end) and len(debug_rows) > 0:
        debug_df = pd.DataFrame(debug_rows)
        debug_df = debug_df.sort_values("date")
        debug_path = args.debug_csv if args.debug_csv else "strategy_tqqq_reserve_debug.csv"
        debug_df.to_csv(debug_path, index=False)
    if not args.no_show:
        plt.show()


if __name__ == "__main__":
    main()
